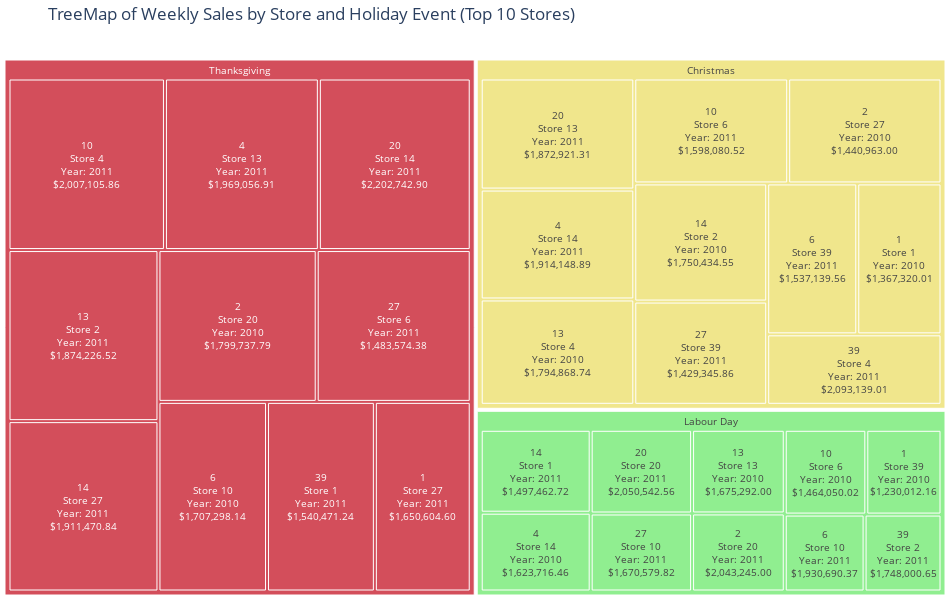

The cell this chart's notebook holds for it:
### Code cell
import pandas as pd
import plotly.express as px
import seaborn as sns
import numpy as np

# Define a custom pastel color palette
pastel_colors = ['khaki', 'lightgreen', '#d34e5b']

# Defining the holiday event dates
super_bowl_dates = ['12-02-2010', '11-02-2011', '10-02-2012', '08-02-2013']
labour_day_dates = ['10-09-2010', '09-09-2011', '07-09-2012', '06-09-2013']
thanksgiving_dates = ['26-11-2010', '25-11-2011', '23-11-2012', '29-11-2013']
christmas_dates = ['31-12-2010', '30-12-2011', '28-12-2012', '27-12-2013']

# Marking holiday events in the dataset
sales_data.loc[sales_data['Date'].isin(super_bowl_dates), 'Holiday_Event'] = 'Super Bowl'
sales_data.loc[sales_data['Date'].isin(labour_day_dates), 'Holiday_Event'] = 'Labour Day'
sales_data.loc[sales_data['Date'].isin(thanksgiving_dates), 'Holiday_Event'] = 'Thanksgiving'
sales_data.loc[sales_data['Date'].isin(christmas_dates), 'Holiday_Event'] = 'Christmas'

# Filtering data to include only holidays
holiday_data = sales_data[sales_data['Holiday_Event'].notnull()]

# Choose the top N stores based on total sales
top_n_stores = 10 
top_stores = holiday_data.groupby('Store')['Weekly_Sales'].sum().nlargest(top_n_stores).index
holiday_data_top = holiday_data[holiday_data['Store'].isin(top_stores)]

# Grouping the data by the "Holiday_Event" and "Store" variables and sum the sales for each event and store
holiday_sales = holiday_data_top.groupby(['Holiday_Event', 'Store', 'Date'])['Weekly_Sales'].sum().reset_index()

# Extracting the year from the 'Date' column
holiday_sales['Year'] = pd.to_datetime(holiday_sales['Date'], format='%d-%m-%Y').dt.year

# Create labels for the TreeMap with HTML line breaks
holiday_sales['Label'] = holiday_sales.apply(lambda row: f"Store {row['Store']}<br>Year: {row['Year']}<br>${row['Weekly_Sales']:,.2f}", axis=1)

# Create a TreeMap without the color_discrete_map
fig = px.treemap(holiday_sales, 
                 path=['Holiday_Event', 'Store'], 
                 values='Weekly_Sales', 
                 color='Holiday_Event',
                 color_discrete_sequence=pastel_colors,
                 labels='Label',
                 title=f'TreeMap of Weekly Sales by Store and Holiday Event (Top {top_n_stores} Stores)')

# Use update_traces to add text annotations inside the treemap boxes
fig.update_traces(text=holiday_sales['Label'], 
                  hoverinfo='label+text',
                  textposition='middle center',  
                  textfont_size=10)  

# Customize the layout and manually set the overall plot size
fig.update_layout(margin=dict(l=0, r=0, b=0, t=40),
                  autosize=False,
                  width=950,  
                  height=600)  

# Show the plot
fig.show()

# Print Key Observations
print("\nKey Observations from TreeMap Analysis:")
print("----------------------------------------")

# Identify top-performing stores during holidays
top_stores_holidays = holiday_sales.groupby('Store')['Weekly_Sales'].sum().nlargest(top_n_stores).index
print(f"Top {top_n_stores} Stores with Highest Overall Sales during Holidays: {', '.join(map(str, top_stores_holidays))}")

# Identify the holiday event with the highest overall sales
top_holiday = holiday_sales.groupby('Holiday_Event')['Weekly_Sales'].sum().idxmax()
print(f"\nHoliday Event with Highest Overall Sales: {top_holiday}")

# Display the total sales during the highest sales holiday event
total_sales_top_holiday = holiday_sales[holiday_sales['Holiday_Event'] == top_holiday]['Weekly_Sales'].sum()
print(f"Total Sales during {top_holiday}: ${total_sales_top_holiday:,.2f}")

# Identify the store with the highest sales during holidays
store_highest_sales = holiday_sales[holiday_sales['Weekly_Sales'] == holiday_sales['Weekly_Sales'].max()]['Store'].iloc[0]
print(f"Store with the Highest Sales during Holidays: Store {store_highest_sales}")

### Figure 1 — Plotly figure (JSON) as saved in the notebook; plotly's stock layout.template omitted (floating-point values rounded to 4 significant figures)
{"data": [{"branchvalues": "total", "customdata": [["Christmas"], ["Labour Day"], ["Christmas"], ["Thanksgiving"], ["Christmas"], ["Thanksgiving"], ["Labour Day"], ["Christmas"], ["Thanksgiving"], ["Labour Day"], ["Labour Day"], ["Thanksgiving"], ["Labour Day"], ["Christmas"], ["Thanksgiving"], ["Labour Day"], ["Christmas"], ["Thanksgiving"], ["Labour Day"], ["Christmas"], ["Thanksgiving"], ["Labour Day"], ["Christmas"], ["Thanksgiving"], ["Labour Day"], ["Christmas"], ["Thanksgiving"], ["Labour Day"], ["Thanksgiving"], ["Christmas"], ["Labour Day"], ["Christmas"], ["Thanksgiving"]], "domain": {"x": [0, 1], "y": [0, 1]}, "hoverinfo": "label+text", "hovertemplate": "labels=%{label}<br>Weekly_Sales=%{value}<br>parent=%{parent}<br>id=%{id}<br>Holiday_Event=%{customdata[0]}<extra></extra>", "ids": ["Christmas/1", "Labour Day/14", "Christmas/14", "Thanksgiving/13", "Christmas/13", "Thanksgiving/10", "Labour Day/10", "Christmas/10", "Thanksgiving/6", "Labour Day/6", "Labour Day/13", "Thanksgiving/4", "Labour Day/4", "Christmas/4", "Thanksgiving/2", "Labour Day/2", "Christmas/2", "Thanksgiving/1", "Labour Day/1", "Christmas/6", "Thanksgiving/39", "Labour Day/39", "Christmas/39", "Thanksgiving/27", "Labour Day/27", "Christmas/20", "Thanksgiving/20", "Labour Day/20", "Thanksgiving/14", "Christmas/27", "Labour Day", "Christmas", "Thanksgiving"], "labels": ["1", "14", "14", "13", "13", "10", "10", "10", "6", "6", "13", "4", "4", "4", "2", "2", "2", "1", "1", "6", "39", "39", "39", "27", "27", "20", "20", "20", "14", "27", "Labour Day", "Christmas", "Thanksgiving"], "marker": {"colors": ["khaki", "lightgreen", "khaki", "#d34e5b", "khaki", "#d34e5b", "lightgreen", "khaki", "#d34e5b", "lightgreen", "lightgreen", "#d34e5b", "lightgreen", "khaki", "#d34e5b", "lightgreen", "khaki", "#d34e5b", "lightgreen", "khaki", "#d34e5b", "lightgreen", "khaki", "#d34e5b", "lightgreen", "khaki", "#d34e5b", "lightgreen", "#d34e5b", "khaki", "lightgreen", "khaki", "#d34e5b"]}, "name": "", "parents": ["Christmas", "Labour Day", "Christmas", "Thanksgiving", "Christmas", "Thanksgiving", "Labour Day", "Christmas", "Thanksgiving", "Labour Day", "Labour Day", "Thanksgiving", "Labour Day", "Christmas", "Thanksgiving", "Labour Day", "Christmas", "Thanksgiving", "Labour Day", "Christmas", "Thanksgiving", "Labour Day", "Christmas", "Thanksgiving", "Labour Day", "Christmas", "Thanksgiving", "Labour Day", "Thanksgiving", "Christmas", "", "", ""], "text": ["Store 1<br>Year: 2010<br>$1,367,320.01", "Store 1<br>Year: 2011<br>$1,497,462.72", "Store 2<br>Year: 2010<br>$1,750,434.55", "Store 2<br>Year: 2011<br>$1,874,226.52", "Store 4<br>Year: 2010<br>$1,794,868.74", "Store 4<br>Year: 2011<br>$2,007,105.86", "Store 6<br>Year: 2010<br>$1,464,050.02", "Store 6<br>Year: 2011<br>$1,598,080.52", "Store 10<br>Year: 2010<br>$1,707,298.14", "Store 10<br>Year: 2011<br>$1,930,690.37", "Store 13<br>Year: 2010<br>$1,675,292.00", "Store 13<br>Year: 2011<br>$1,969,056.91", "Store 14<br>Year: 2010<br>$1,623,716.46", "Store 14<br>Year: 2011<br>$1,914,148.89", "Store 20<br>Year: 2010<br>$1,799,737.79", "Store 20<br>Year: 2011<br>$2,043,245.00", "Store 27<br>Year: 2010<br>$1,440,963.00", "Store 27<br>Year: 2011<br>$1,650,604.60", "Store 39<br>Year: 2010<br>$1,230,012.16", "Store 39<br>Year: 2011<br>$1,537,139.56", "Store 1<br>Year: 2011<br>$1,540,471.24", "Store 2<br>Year: 2011<br>$1,748,000.65", "Store 4<br>Year: 2011<br>$2,093,139.01", "Store 6<br>Year: 2011<br>$1,483,574.38", "Store 10<br>Year: 2011<br>$1,670,579.82", "Store 13<br>Year: 2011<br>$1,872,921.31", "Store 14<br>Year: 2011<br>$2,202,742.90", "Store 20<br>Year: 2011<br>$2,050,542.56", "Store 27<br>Year: 2011<br>$1,911,470.84", "Store 39<br>Year: 2011<br>$1,429,345.86", "Store 1<br>Year: 2010<br>$1,955,624.11", "Store 1<br>Year: 2011<br>$2,033,320.66", "Store 2<br>Year: 2010<br>$2,658,725.29", "Store 2<br>Year: 2011<br>$2,614,202.30", "Store 4<br>Year: 2010<br>$2,789,469.45", "Store 4<br>Year: 2011<br>$3,004,702.33", "Store 6<br>Year: 2010<br>$2,267,452.40", "Store 6<br>Year: 2011<br>$2,249,811.55", "Store 10<br>Year: 2010<br>$2,939,946.38", "Store 10<br>Year: 2011<br>$2,950,198.64", "Store 13<br>Year: 2010<br>$2,766,400.05", "Store 13<br>Year: 2011<br>$2,864,170.61", "Store 14<br>Year: 2010<br>$2,921,709.71", "Store 14<br>Year: 2011<br>$2,685,351.81", "Store 20<br>Year: 2010<br>$2,811,634.04", "Store 20<br>Year: 2011<br>$2,906,233.25", "Store 27<br>Year: 2010<br>$2,627,910.75", "Store 27<br>Year: 2011<br>$2,504,400.71", "Store 39<br>Year: 2010<br>$2,149,355.20", "Store 39<br>Year: 2011<br>$2,338,832.40"], "textfont": {"size": 10}, "textposition": "middle center", "type": "treemap", "values": [2865000.0, 2203000.0, 3538000.0, 5631000.0, 3644000.0, 5890000.0, 1671000.0, 3638000.0, 4517000.0, 1484000.0, 1873000.0, 5794000.0, 2093000.0, 3802000.0, 5273000.0, 1748000.0, 3625000.0, 3989000.0, 1540000.0, 3062000.0, 4488000.0, 1429000.0, 2767000.0, 5132000.0, 1911000.0, 3843000.0, 5718000.0, 2051000.0, 5607000.0, 3092000.0, 18000000.0, 33880000.0, 52040000.0]}], "layout": {"autosize": false, "height": 600, "legend": {"tracegroupgap": 0}, "margin": {"b": 0, "l": 0, "r": 0, "t": 40}, "title": {"text": "TreeMap of Weekly Sales by Store and Holiday Event (Top 10 Stores)"}, "treemapcolorway": ["khaki", "lightgreen", "#d34e5b"], "width": 950}}
